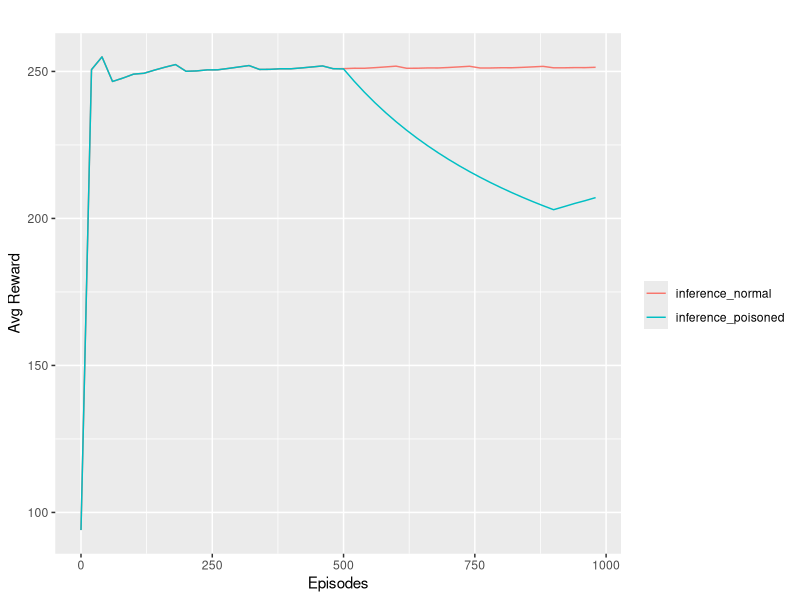
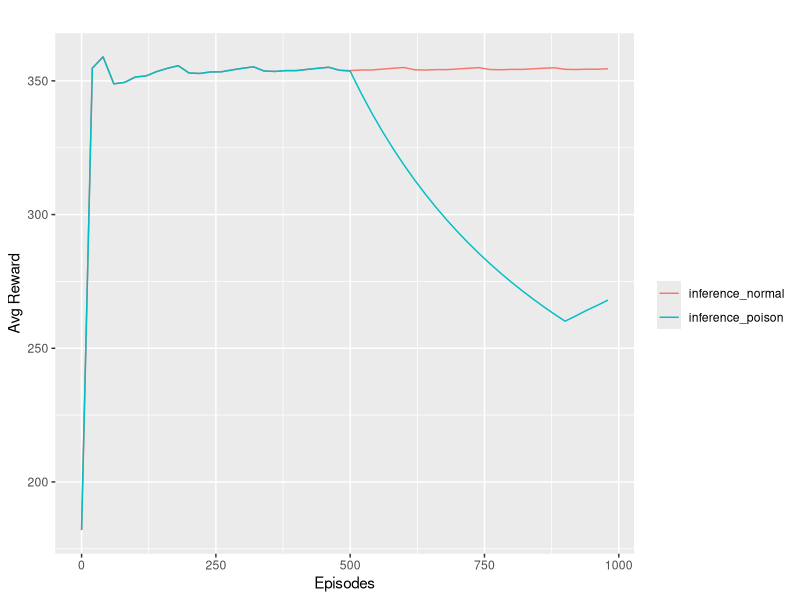
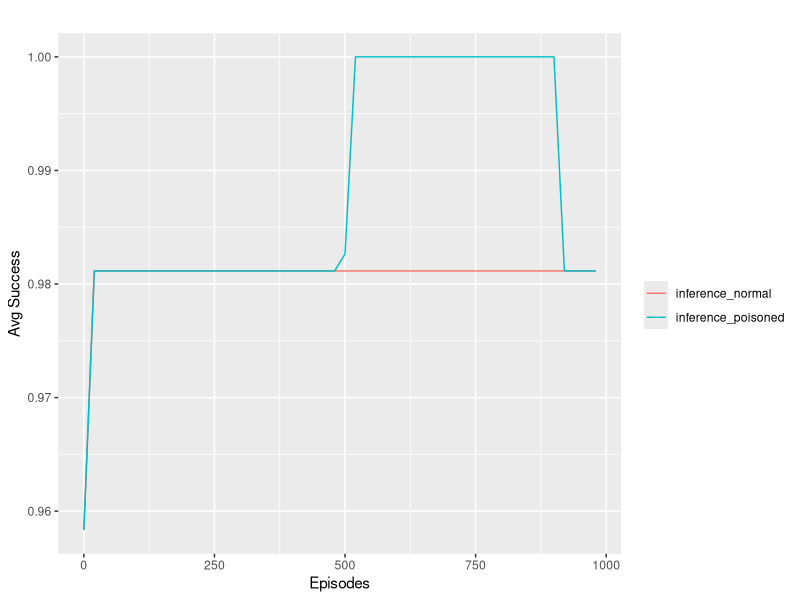
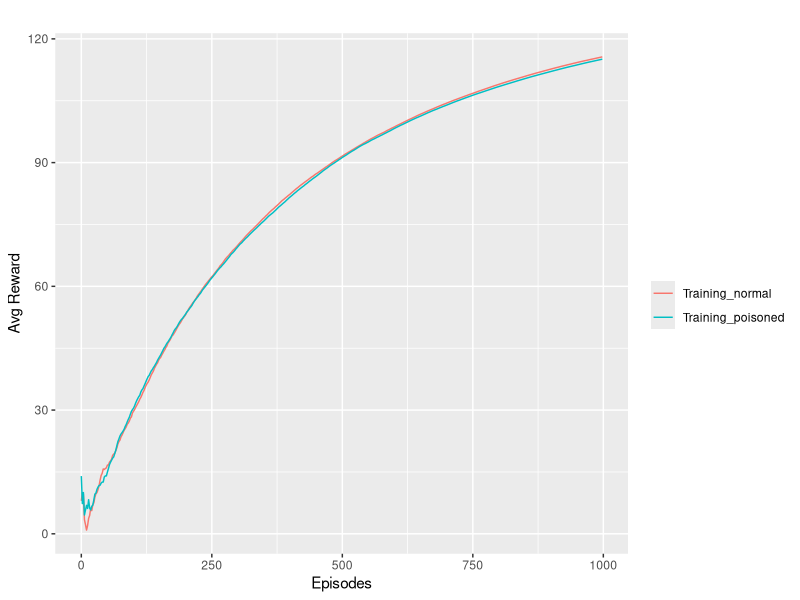
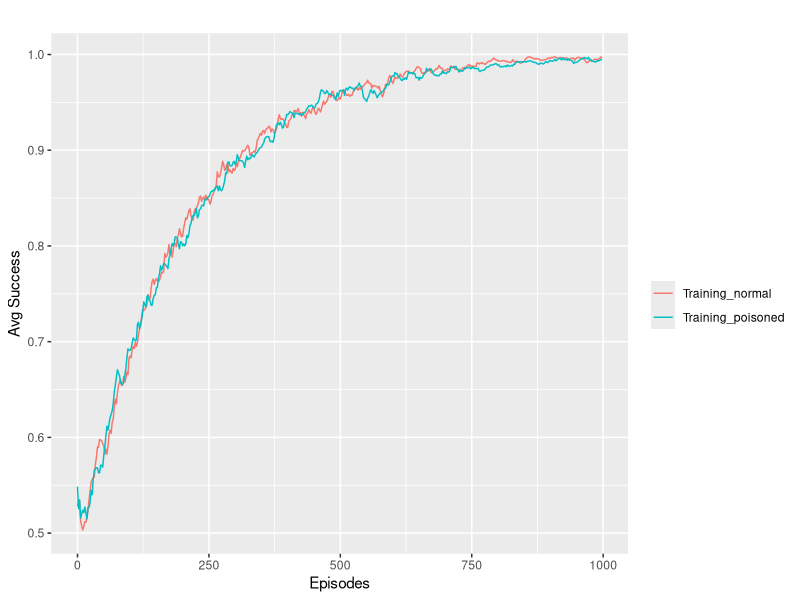
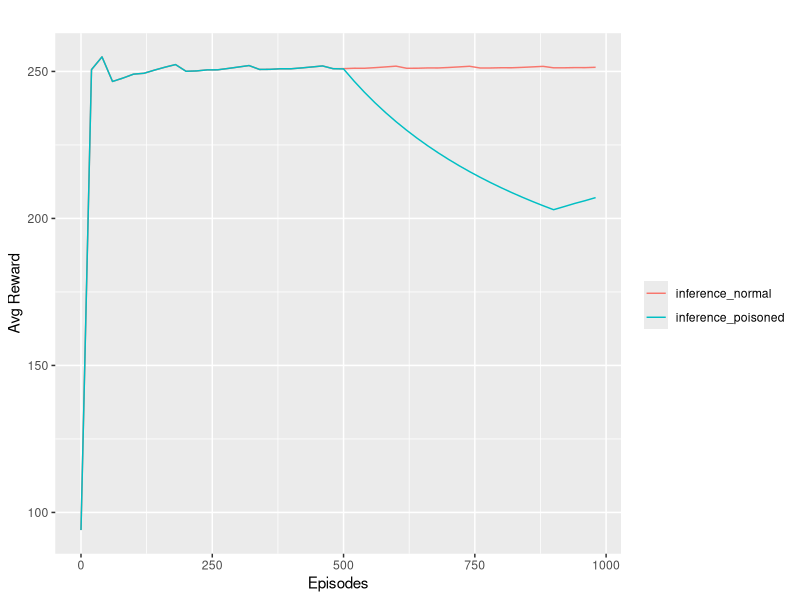
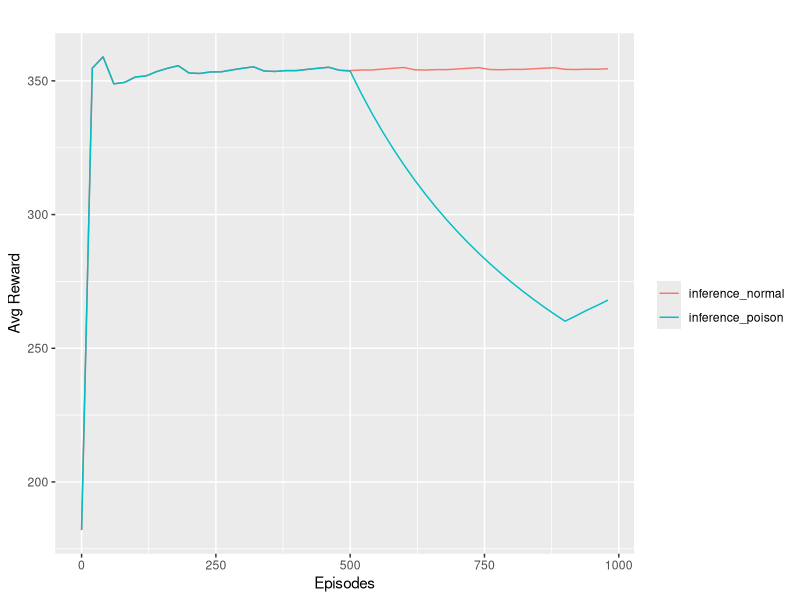
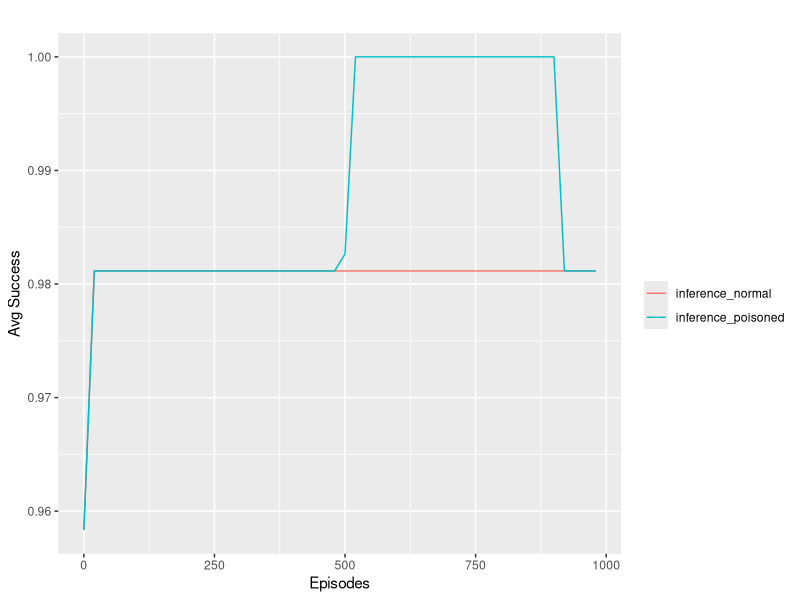

The R script that drew these images, in order:
setwd("/home/nilton/redeneuralpytorch/datasets/")
library(ggplot2)
library(data.table)

training_avg = as.data.frame(fread('training_average.csv'))
p = ggplot(training_avg, aes(x = episodes, y = avg_reward, color = mode, group = mode)) +
  geom_line() +
  labs(
    title = "",
    x = "Episodes",
    y = "Avg Reward",
    color = ""
  )

png("training_avg.png", units="in", width=8, height=5, res=300)
p
dev.off()

success_avg_training = as.data.frame(fread('success_average_training.csv'))
p = ggplot(success_avg_training, aes(x = episodes, y = `Success rate`, color = mode, group = mode)) +
  geom_line() +
  labs(
    title = "",
    x = "Episodes",
    y = "Avg Success",
    color = ""
  )
png("training_succ.png", units="in", width=8, height=5, res=300)
p
dev.off()

inference_avg_test = as.data.frame(fread('inference_avg_reward_teste.csv'))
p = ggplot(inference_avg_test, aes(x = episodes, y = avg_reward, color = mode, group = mode)) +
  geom_line() +
  labs(
    title = "",
    x = "Episodes",
    y = "Avg Reward",
    color = ""
  )
p
png("avg_reward_test.png", units="in", width=8, height=5, res=300)
p
dev.off()

inference_avg_training = as.data.frame(fread('inference_avg_reward_known_data.csv'))
p = ggplot(inference_avg_training, aes(x = episodes, y = avg_reward, color = mode, group = mode)) +
  geom_line() +
  labs(
    title = "",
    x = "Episodes",
    y = "Avg Reward",
    color = ""
  )
p

png("avg_reward_training_data.png", units="in", width=8, height=5, res=300)
p
dev.off()

success_teste = as.data.frame(fread('inference_success_teste.csv'))
p = ggplot(success_teste, aes(x = episodes, y = `Success rate`, color = mode, group = mode)) +
  geom_line() +
  labs(
    title = "",
    x = "Episodes",
    y = "Avg Success",
    color = ""
  )
p
png("avg_success_teste.png", units="in", width=8, height=5, res=300)
p
dev.off()
